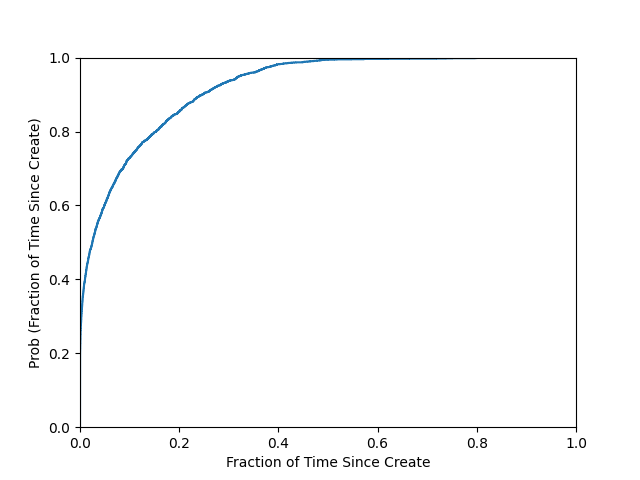

This figure's Python source:
import os
import pandas as pd
import seaborn as sns
import numpy as np
import matplotlib.pyplot as plt

def main():
    # https://www.geeksforgeeks.org/how-to-calculate-and-plot-a-cumulative-distribution-function-with-matplotlib-in-python/
    # Basic Seaborn Approach: https://seaborn.pydata.org/tutorial/introduction
    ten_percent_stars = pd.read_csv("../data/datasets/RQ3_data.csv")

    # This produces an ECDF plot
    ecdf_plot =  sns.ecdfplot(data=ten_percent_stars,
                              x="ten_percent_star")

    # Changing the Label Titles to Match Approach
    ecdf_plot.set(xlabel="Fraction of Time Since Create",
                  ylabel="Prob (Fraction of Time Since Create)",
                  xlim = (0.0, 1.0),
                  ylim = (0.0, 1.0))

    plt.show()

if __name__ == "__main__":
    main()
